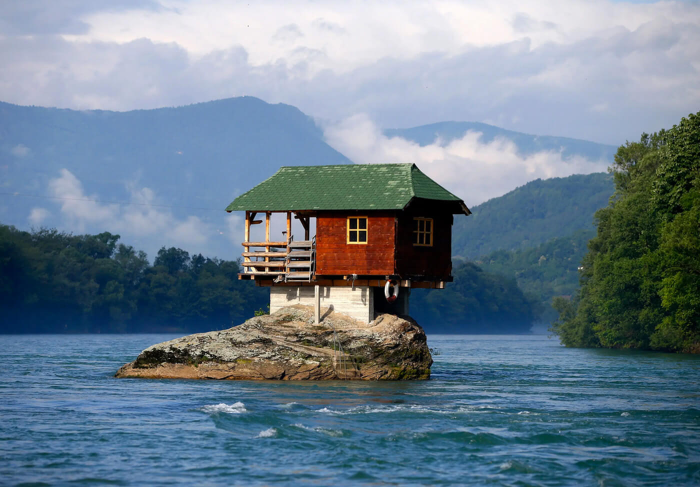
#> input picture sourceimage/image1.jpg, 1400 x 974 px (shown at 1/2 size)
$ python style_transfer.py --content sourceimage/image1.jpg --style sourceimage/style1.jpg --output output1.jpg --iters 2000 --cw 2000 --sw 5000000000 --noise 0.2 --lr 0.01
#> lines starting #> are read from the running program, lines starting #| are printed output that depends on the picture
"""
神经风格迁移（Neural Style Transfer）实现
使用预训练的VGG16网络提取特征，通过优化生成图像使其同时匹配内容图的结构和风格图的纹理
"""
import argparse
from typing import Dict, List, Tuple

import jittor as jt
from jittor import nn, optim
import numpy as np
from PIL import Image
from jittor.models import vgg16


def load_image(path: str, max_size: int = 512) -> jt.Var:
    """
    加载图像并转换为张量格式

    功能：
    - 读取图像并转换为RGB格式
    - 如果图像尺寸超过max_size，按比例缩放
    - 将像素值归一化到[0,1]范围
    - 转换为Jittor张量，形状为(1, 3, H, W)，符合深度学习模型输入格式
    """
#> called with path = 'sourceimage/image1.jpg', max_size = 512
    img = Image.open(path).convert("RGB")
#> img is the input picture: PIL image 1400x974 RGB; mean R, G, B 108.2, 127, 141.9
    if max(img.size) > max_size:
        scale = max_size / max(img.size)
#> scale = 0.366
        new_size = (int(img.size[0] * scale), int(img.size[1] * scale))
#> new_size = (512, 356)
        img = img.resize(new_size, Image.LANCZOS)
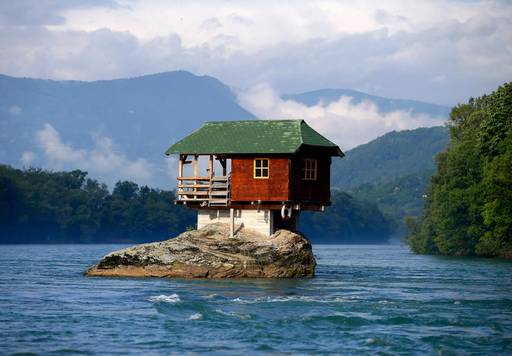
#> img: PIL image 512x356 RGB; mean R, G, B 108.2, 127, 141.9
    arr = np.array(img).astype("float32") / 255.0  # (H,W,3)
    arr = jt.array(arr).permute(2, 0, 1).unsqueeze(0)
    return arr


# [34 lines left out: functions to_pil, gram_matrix, not called in this run]


class VGGFeatures(nn.Module):
    """
    VGG特征提取器：从预训练的VGG16网络中提取中间层特征

    作用：
    - 使用预训练的VGG16作为特征提取器（不更新权重）
    - 提取指定层的特征用于内容损失和风格损失计算
    - 低层特征捕获细节和纹理（风格），高层特征捕获结构（内容）
    """

    # [40 lines left out: functions __init__, execute, not called in this run]


def style_transfer(
    content_path: str,
    style_path: str,
    output_path: str,
    iters: int = 300,
    content_weight: float = 1e5,
    style_weight: float = 1e7,
    noise_strength: float = 0.1,
    lr: float = 0.02,
) -> None:
    """
    神经风格迁移主函数

    实现原理：
    1. 使用预训练VGG16提取内容和风格特征
    2. 初始化生成图像（内容图+噪声，增加风格探索空间）
    3. 通过优化生成图像，使其特征同时匹配：
       - 内容损失：生成图与内容图在conv4_2层的特征差异
       - 风格损失：生成图与风格图在多层Gram矩阵的差异
    4. 使用Adam优化器迭代更新生成图像

    参数说明：
    - content_weight: 内容损失权重（alpha），控制内容保留程度
    - style_weight: 风格损失权重（beta），控制风格迁移强度
    - noise_strength: 初始化噪声强度，影响风格探索范围
    """
    if jt.has_cuda:
        jt.flags.use_cuda = 1

    # 加载内容和风格图像
    content_img = load_image(content_path)
    style_img = load_image(style_path, max_size=max(content_img.shape[2], content_img.shape[3]))

    # 初始化生成图像：内容图 + 白噪声
    # 添加噪声有助于跳出局部最优，增强风格迁移效果
    noise = jt.randn_like(content_img) * noise_strength
    generated = jt.clamp(content_img + noise, 0.0, 1.0)
    generated.requires_grad = True

    # 构建VGG特征提取器并提取目标特征
    model = VGGFeatures(content_layer="conv4_2", style_layers=["conv1_1", "conv2_1", "conv3_1", "conv4_1", "conv5_1"])
    style_targets = model(style_img)[1]  # 提取风格图的各层特征
    style_grams = {k: gram_matrix(v) for k, v in style_targets.items()}  # 计算风格图的Gram矩阵
    content_target = model(content_img)[0]["conv4_2"]  # 提取内容图的目标层特征

    # 分层风格权重：低层（颜色/纹理）权重更高，高层权重较低
    # 这样设计是因为低层特征更能捕获颜色和细节纹理，对风格迁移更重要
    style_layer_weights = {
        "conv1_1": 1.0,   # 最高权重，捕获颜色和细节纹理
        "conv2_1": 0.8,   # 高权重
        "conv3_1": 0.5,   # 中等权重
        "conv4_1": 0.3,   # 较低权重
        "conv5_1": 0.1,   # 最低权重
    }

    optimizer = optim.Adam([generated], lr=lr)

    # 迭代优化生成图像
    for i in range(1, iters + 1):
        # 提取生成图的特征
        content_feats, style_feats = model(generated)

        # 计算内容损失：生成图与内容图在conv4_2层的MSE损失
        c_loss = nn.mse_loss(content_feats["conv4_2"], content_target)

        # 计算风格损失：各层Gram矩阵的加权MSE损失
        s_loss = 0
        for k, feat in style_feats.items():
            g = gram_matrix(feat)
            layer_weight = style_layer_weights.get(k, 1.0)
            s_loss += layer_weight * nn.mse_loss(g, style_grams[k])

        # 总损失 = 内容损失 * 内容权重 + 风格损失 * 风格权重
        loss = content_weight * c_loss + style_weight * s_loss

        # 反向传播并更新生成图像
        optimizer.step(loss)

        # 将像素值限制在[0,1]范围内
        with jt.no_grad():
            generated.update(jt.clamp(generated, 0.0, 1.0))

        # 关键修复：clamp 操作后重新设置 requires_grad，否则后续迭代无法计算梯度
        generated.requires_grad = True

        # 定期打印损失信息
        if i % 50 == 0:
            print(f"iter {i}/{iters}  loss={loss.item():.4f}  c={c_loss.item():.4f}  s={s_loss.item():.4f}")

    # 保存生成的风格迁移图像
    to_pil(generated).save(output_path)
    print(f"Saved stylized image to: {output_path}")


def main():
    """
    命令行入口函数

    解析命令行参数并调用风格迁移函数
    支持自定义迭代次数、损失权重、噪声强度等超参数
    """
    parser = argparse.ArgumentParser(description="Minimal Jittor Neural Style Transfer")
    parser.add_argument("--content", required=True, help="内容图路径")
    parser.add_argument("--style", required=True, help="风格图路径")
    parser.add_argument("--output", default="output.jpg", help="输出图路径")
    parser.add_argument("--iters", type=int, default=300, help="迭代次数")
    parser.add_argument("--cw", type=float, default=1e5, help="内容损失权重 alpha")
    parser.add_argument("--sw", type=float, default=1e7, help="风格损失权重 beta")
    parser.add_argument(
        "--noise",
        type=float,
        default=0.1,
        help="生成图初始化噪声强度（0 为纯内容，>0 增加白噪声）",
    )
    parser.add_argument("--lr", type=float, default=0.02, help="Adam 学习率")
    args = parser.parse_args()

    style_transfer(
        content_path=args.content,
        style_path=args.style,
        output_path=args.output,
        iters=args.iters,
        content_weight=args.cw,
        style_weight=args.sw,
        noise_strength=args.noise,
        lr=args.lr,
    )
#> (the call stopped at in load_image, `arr = jt.array(arr).permute(2, 0, 1).unsqueeze(0)`: jittor is not available in this run)


if __name__ == "__main__":
    main()

"""

python style_transfer.py --content sourceimage/image1.jpg --style sourceimage/style1.jpg --output output1.jpg --iters 2000 --cw 2000 --sw 5000000000 --noise 0.2 --lr 0.01

python style_transfer.py --content sourceimage/image2.jpg --style sourceimage/style2.jpg --output output2.jpg --iters 4000 --cw 5000 --sw 3000000000 --noise 0.15 --lr 0.003

python style_transfer.py --content sourceimage/image3.jpg --style sourceimage/style3.jpg --output output3.jpg --iters 1500 --cw 10000 --sw 1800000000 --noise 0.2 --lr 0.004

python style_transfer.py --content sourceimage/image4.jpg --style sourceimage/style4.jpg --output output4.jpg --iters 3000 --cw 2000 --sw 8000000000 --noise 0.45 --lr 0.01

"""
